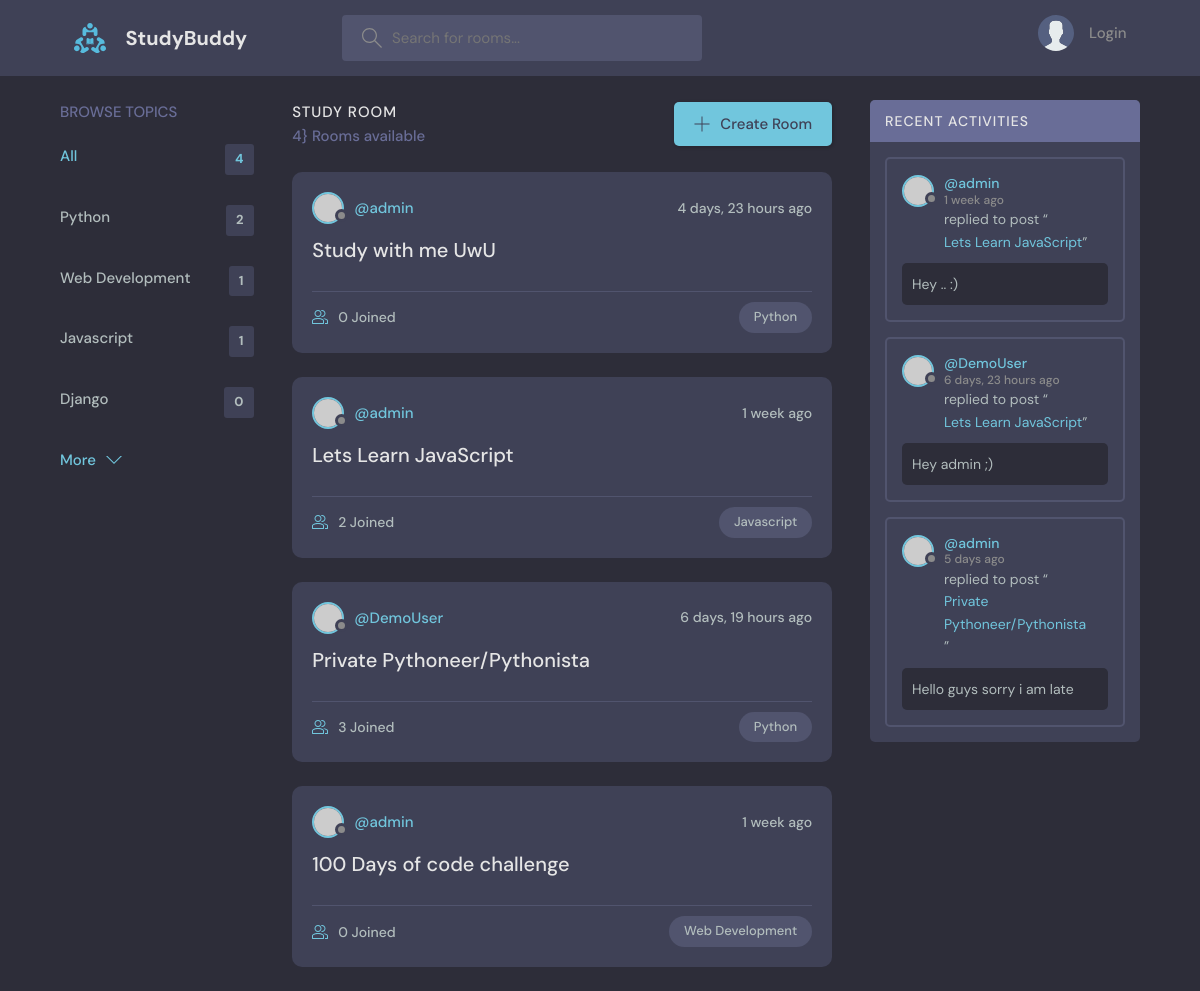
The page / on the database its author committed.
### base/models.py (models this page shows, shortened)
class Topic(models.Model):
    name = models.CharField(max_length=200)

class Room(models.Model):
    host = models.ForeignKey(User, on_delete=models.SET_NULL, null=True)
    topic = models.ForeignKey(Topic, on_delete=models.SET_NULL, null=True)
    name =  models.CharField(max_length=200)
    description = models.TextField(null=True, blank=True)
    participants = models.ManyToManyField(User, related_name='participants', blank=True)
    updated = models.DateTimeField(auto_now=True)
    created = models.DateTimeField(auto_now_add=True)
    class Meta:
        ordering = ['-updated', '-created']

class Message(models.Model):
    user = models.ForeignKey(User, on_delete=models.CASCADE)
    room = models.ForeignKey(Room, on_delete=models.CASCADE)
    body = models.TextField()
    updated = models.DateTimeField(auto_now=True)
    created = models.DateTimeField(auto_now_add=True)

### base/views.py (the view)
# urls.py: path('', views.home, name="home"),
def home(request):
    q = request.GET.get('q') if request.GET.get('q') != None else ''
    rooms = Room.objects.filter(Q(topic__name__icontains=q) | Q(
        name__icontains=q) | Q(description__icontains=q))
    topic = Topic.objects.all()
    room_count = rooms.count()
    room_messages = Message.objects.filter(Q(room__topic__name__icontains=q))
    context = {'rooms': rooms, 'topics': topic, 'room_count': room_count, 'room_messages':room_messages}
    return render(request, 'base/home.html', context)

### base/templates/base/home.html (shortened to what this page needs)
{% extends 'main.html' %}
{% block content %}
<main class="layout layout--3">
  <div class="container">
    {% include 'base/topic_component.html' %}
    <div class="roomList">
      <div class="roomList__header">
        <div>
          <h2>Study Room</h2>
          <p>{{rooms.count}}} Rooms available</p>
        </div>
        <a class="btn btn--main" href="create-room.html">
          <svg version="1.1" xmlns="http://www.w3.org/2000/svg" width="32" height="32" viewBox="0 0 32 32">
            <title>add</title>
            <path
              d="M16.943 0.943h-1.885v14.115h-14.115v1.885h14.115v14.115h1.885v-14.115h14.115v-1.885h-14.115v-14.115z"
            ></path>
          </svg>
          Create Room
        </a>
      </div>
      {% include 'base/feed_component.html' %}
    </div>
    {% include 'base/activity_component.html' %}
  </div>
</main>
{% endblock %}

### base/templates/base/topic_component.html
<div class="topics">
    <div class="topics__header">
      <h2>Browse Topics</h2>
    </div>
    <ul class="topics__list">
      <li>
        <a href="{% url 'home' %}" class="active">All <span>{{topics.count}}</span></a>
      </li>
      {% for topic in topics %}
      <li>
        <a href="{% url 'home' %}?q={{topic.name}}">{{topic.name}}<span>{{topic.room_set.all.count}}</span></a>
      </li>
      {% endfor %}
    </ul>
    <a class="btn btn--link" href="/">
      More
      <svg version="1.1" xmlns="http://www.w3.org/2000/svg" width="32" height="32" viewBox="0 0 32 32">
        <title>chevron-down</title>
        <path d="M16 21l-13-13h-3l16 16 16-16h-3l-13 13z"></path>
      </svg>
    </a>
  </div>

### base/templates/base/feed_component.html (shortened to what this page needs)
{% for room in rooms %}
<div class="roomListRoom">
    <div class="roomListRoom__header">
      <a href="{% url 'user-profile' room.host.id %}" class="roomListRoom__author">
        <div class="avatar avatar--small">
          <img src="https://randomuser.me/api/portraits/women/11.jpg" />
        </div>
        <span>@{{room.host.username}}</span>
      </a>
      <div class="roomListRoom__actions">
        <span>{{room.created|timesince}} ago</span>
      </div>
    </div>
    <div class="roomListRoom__content">
      <a href="{% url 'room' room.id %}">{{room.name}}</a>
    </div>
    <div class="roomListRoom__meta">
      <a href="{% url 'room' room.id %}" class="roomListRoom__joined">
        {{room.participants.all.count}} Joined
      </a>
      <p class="roomListRoom__topic">{{room.topic.name}}</p>
    </div>
</div>
{% endfor %}

### base/templates/base/activity_component.html (shortened to what this page needs)
<div class="activities">
    <div class="activities__header">
      <h2>Recent Activities</h2>
    </div>
    {% for message in room_messages %}
    <div class="activities__box">
      <div class="activities__boxHeader roomListRoom__header">
        <a href="{% url 'user-profile' message.user.id %}" class="roomListRoom__author">
          <div class="avatar avatar--small">
            <img src="https://randomuser.me/api/portraits/women/11.jpg" />
          </div>
          <p>
            @{{message.user}}
            <span>{{message.created|timesince}} ago</span>
          </p>
        </a>
      </div>
      <div class="activities__boxContent">
        <p>replied to post “<a href="{% url 'room' message.room.id %}">{{message.room.name}}</a>”</p>
        <div class="activities__boxRoomContent">
          {{message.body}}
        </div>
      </div>
    </div>
    {% endfor %}
  </div>

### rows shown on the page
Topic: name "Python", room_set.all.count "2"
Topic: name "Web Development", room_set.all.count "1"
Topic: name "Javascript", room_set.all.count "1"
Topic: name "Django", room_set.all.count "0"
Room: host.username "admin", created "4 days, 23 hours", name "Study with me UwU", participants.all.count "0", topic.name "Python"
Room: host.username "admin", created "1 week", name "Lets Learn JavaScript", participants.all.count "2", topic.name "Javascript"
Room: host.username "DemoUser", created "6 days, 19 hours", name "Private Pythoneer/Pythonista", participants.all.count "3", topic.name "Python"
Room: host.username "admin", created "1 week", name "100 Days of code challenge", participants.all.count "0", topic.name "Web Development"
Message: user "admin", created "1 week", room.name "Lets Learn JavaScript", body "Hey .. :)"
Message: user "DemoUser", created "6 days, 23 hours", room.name "Lets Learn JavaScript", body "Hey admin ;)"
Message: user "admin", created "5 days", room.name "Private Pythoneer/Pythonista", body "Hello guys sorry i am late"

### other values the page prints
{{ topics.count }} "4"
{{ rooms.count }} "4"
